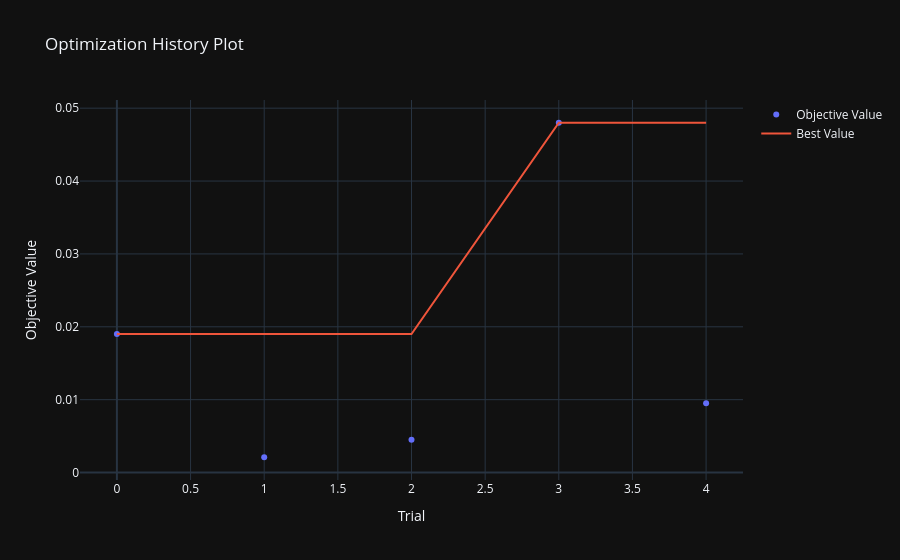
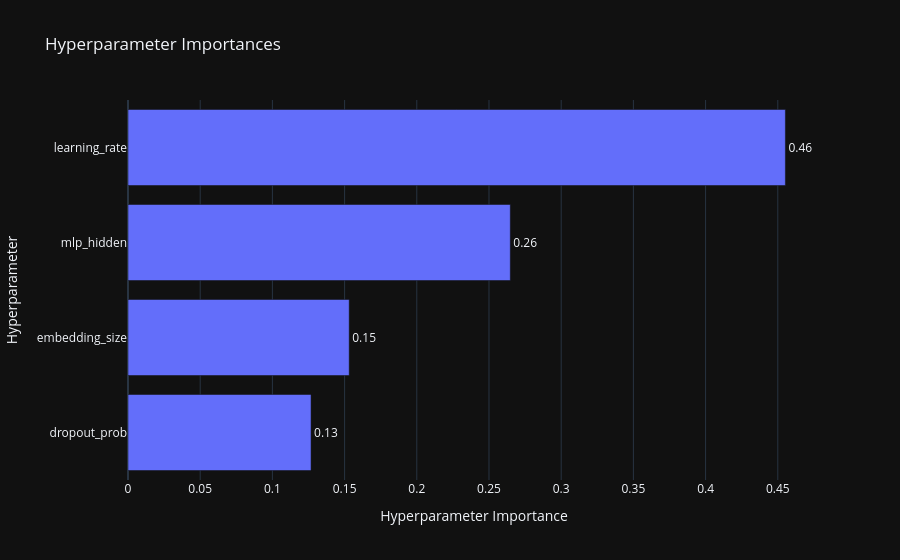
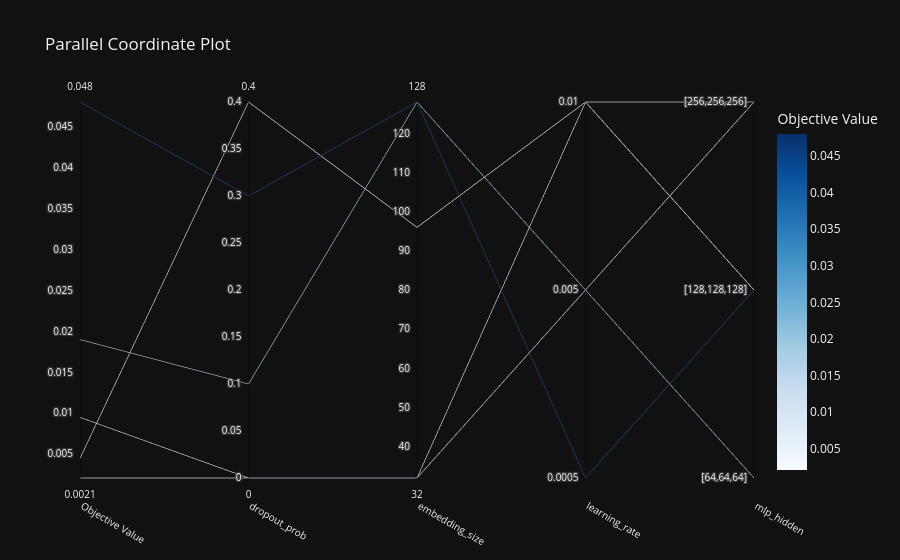

Write notebook code for charts like these, in order.
### Code cell
import optuna.visualization as vis
import matplotlib.pyplot as plt

fig1 = vis.plot_optimization_history(study)
fig1.show()

fig2 = vis.plot_param_importances(study)
fig2.show()

fig3 = vis.plot_parallel_coordinate(study)
fig3.show()

print("\n" + "="*30)
print(f"ЛУЧШИЙ РЕЗУЛЬТАТ (NDCG@20): {study.best_value:.4f}")
print("ЛУЧШИЕ ПАРАМЕТРЫ:")
for key, value in study.best_params.items():
    print(f" - {key}: {value}")
print("="*30)

### Figure 1 — Plotly figure (JSON) as saved in the notebook; plotly's stock layout.template omitted (floating-point values rounded to 4 significant figures)
{"data": [{"mode": "markers", "name": "Objective Value", "x": [0, 1, 2, 3, 4], "y": [0.019, 0.0021, 0.0045, 0.048, 0.0095], "type": "scatter"}, {"mode": "lines", "name": "Best Value", "x": [0, 1, 2, 3, 4], "y": [0.019, 0.019, 0.019, 0.048, 0.048], "type": "scatter"}, {"marker": {"color": "#cccccc"}, "mode": "markers", "name": "Infeasible Trial", "showlegend": false, "x": [], "y": [], "type": "scatter"}], "layout": {"title": {"text": "Optimization History Plot"}, "xaxis": {"title": {"text": "Trial"}}, "yaxis": {"title": {"text": "Objective Value"}}}}

### Figure 2 — Plotly figure (JSON) as saved in the notebook; plotly's stock layout.template omitted (floating-point values rounded to 4 significant figures)
{"data": [{"cliponaxis": false, "hovertemplate": ["dropout_prob (FloatDistribution): 0.12677580684730635<extra></extra>", "embedding_size (IntDistribution): 0.15319535382924543<extra></extra>", "mlp_hidden (CategoricalDistribution): 0.26475650206773615<extra></extra>", "learning_rate (CategoricalDistribution): 0.4552723372557122<extra></extra>"], "name": "Objective Value", "orientation": "h", "text": ["0.13", "0.15", "0.26", "0.46"], "textposition": "outside", "x": [0.1268, 0.1532, 0.2648, 0.4553], "y": ["dropout_prob", "embedding_size", "mlp_hidden", "learning_rate"], "type": "bar"}], "layout": {"title": {"text": "Hyperparameter Importances"}, "xaxis": {"title": {"text": "Hyperparameter Importance"}}, "yaxis": {"title": {"text": "Hyperparameter"}}}}

### Figure 3 — Plotly figure (JSON) as saved in the notebook; plotly's stock layout.template omitted (floating-point values rounded to 4 significant figures)
{"data": [{"dimensions": [{"label": "Objective Value", "range": [0.0021, 0.048], "values": [0.048, 0.019, 0.0095, 0.0021, 0.0045]}, {"label": "dropout_prob", "range": [0.0, 0.4], "values": [0.3, 0.1, 0.0, 0.0, 0.4]}, {"label": "embedding_size", "range": [32, 128], "values": [128, 128, 32, 32, 96]}, {"label": "learning_rate", "range": [0, 2], "ticktext": ["0.0005", "0.005", "0.01"], "tickvals": [0, 1, 2], "values": [0, 1, 1, 2, 2]}, {"label": "mlp_hidden", "range": [0, 2], "ticktext": ["[64,64,64]", "[128,128,128]", "[256,256,256]"], "tickvals": [0, 1, 2], "values": [1, 0, 2, 1, 2]}], "labelangle": 30, "labelside": "bottom", "line": {"color": [0.048, 0.019, 0.0095, 0.0021, 0.0045], "colorbar": {"title": {"text": "Objective Value"}}, "colorscale": [[0.0, "rgb(247,251,255)"], [0.125, "rgb(222,235,247)"], [0.25, "rgb(198,219,239)"], [0.375, "rgb(158,202,225)"], [0.5, "rgb(107,174,214)"], [0.625, "rgb(66,146,198)"], [0.75, "rgb(33,113,181)"], [0.875, "rgb(8,81,156)"], [1.0, "rgb(8,48,107)"]], "reversescale": false, "showscale": true}, "type": "parcoords"}], "layout": {"title": {"text": "Parallel Coordinate Plot"}}}
